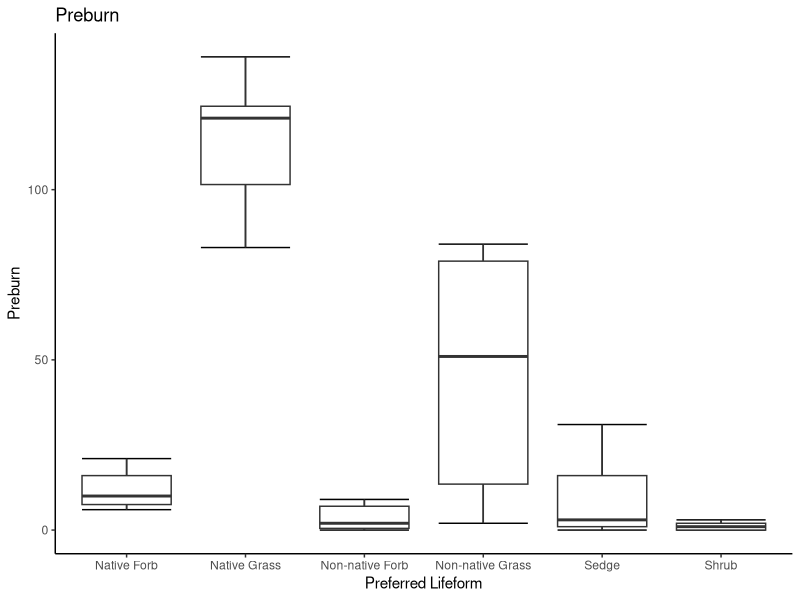
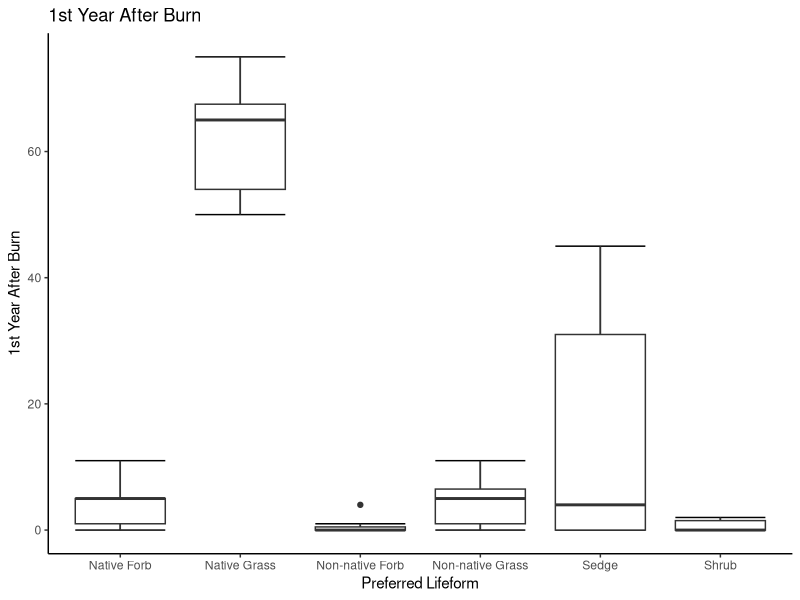
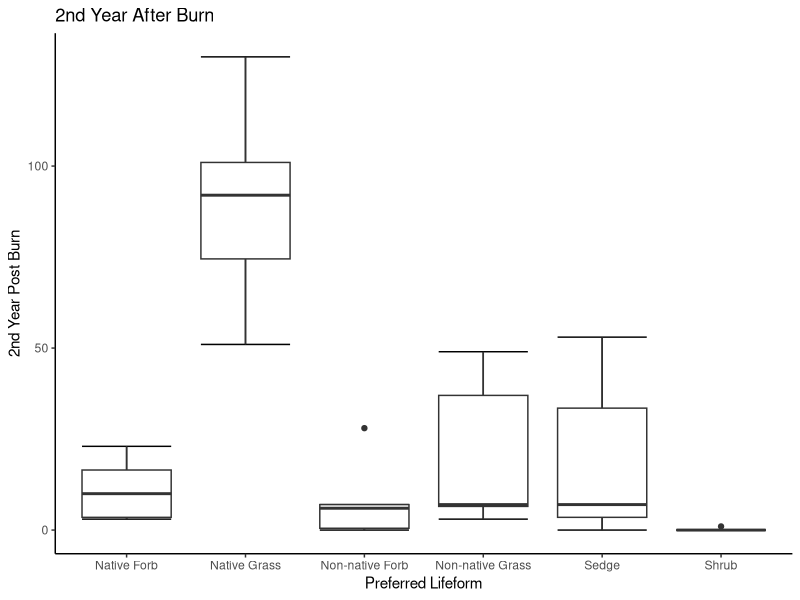

Generate these figures, in order, with R:
## ---- chunk 1
  badlands <- read.csv("Badlands.csv")
## ---- chunk 2
  str(badlands)
## ---- chunk 3
  summary(badlands)
## ---- chunk 4
  head(badlands)
## ---- chunk 5
  tail(badlands, 6)
## ---- chunk 6
  native_forbs <- subset(x = badlands, subset = Preferred.Lifeform == "Native Forb")

  summary(native_forbs)
## ---- chunk 7
  library(tidyverse)
  ggplot(
   data = badlands,
   aes(
     x = Preferred.Lifeform,
     y = Pre_burn
   )
  ) +
   stat_boxplot(
    geom = "errorbar"
  ) +
  geom_boxplot(
  
  ) + 
  labs(
    x = "Preferred Lifeform",
    y = "Preburn",
    title = "Preburn"
  ) + 
  theme_classic( )
## ---- chunk 8
  library(tidyverse)
  ggplot(
   data = badlands,
   aes(
     x = Preferred.Lifeform,
     y = X1yr_post_burn
   )
  ) +
   stat_boxplot(
    geom = "errorbar"
  ) +
  geom_boxplot(
  
  ) + 
  labs(
    x = "Preferred Lifeform",
    y = "1st Year After Burn",
    title = "1st Year After Burn"
  ) + 
  theme_classic( )
## ---- chunk 9
  library(tidyverse)
  ggplot(
   data = badlands,
   aes(
     x = Preferred.Lifeform,
     y = X2yr_post_burn
   )
  ) +
   stat_boxplot(
    geom = "errorbar"
  ) +
  geom_boxplot(
  
  ) + 
  labs(
    x = "Preferred Lifeform",
    y = "2nd Year Post Burn",
    title = "2nd Year After Burn"
  ) + 
  theme_classic( )
